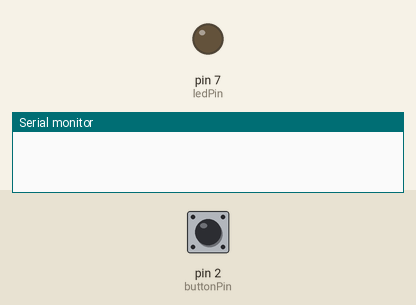
This sketch was run on a simulated Arduino Uno, built with avr-gcc and run on an emulated ATmega328P. Shown: output pins drawn as LEDs (lit = HIGH), the last lines printed to the serial monitor. Dashed ring = blinking. Inputs (shaded band) come from the test bench; at power-on: pin 2 (buttonPin) LOW.

Above: at 1.2 s.
1.3 s: pin 2 (buttonPin) pulled HIGH for 0.15 s
At 1.37 s:
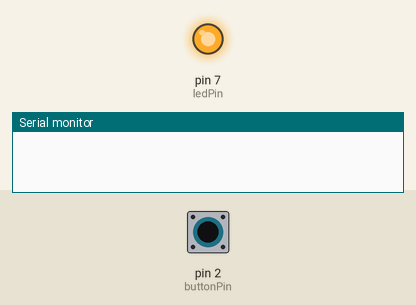
2.9 s: pin 2 (buttonPin) pulled HIGH for 1 s
At 5.3 s:
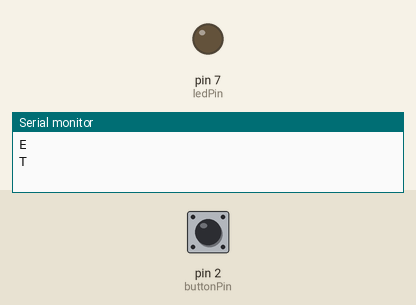
5.8 s: pin 2 (buttonPin) pulled HIGH for 3.2 s
At 6.8 s:
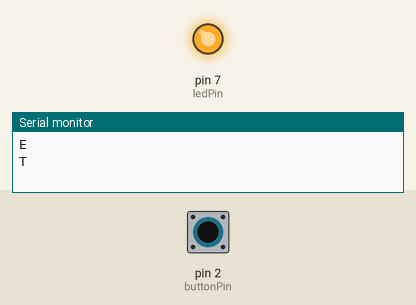
10.5 s: pin 2 (buttonPin) pulsed HIGH 2 times (0.12 s each, 0.3 s apart)
At 10.56 s:
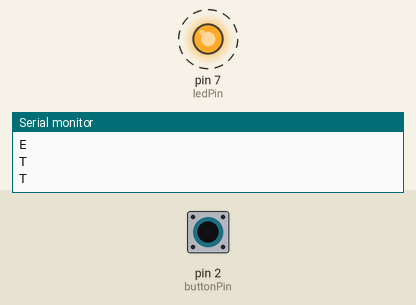
12.8 s: pin 2 (buttonPin) pulsed HIGH 5 times (0.12 s each, 0.3 s apart)
At 15.0 s:
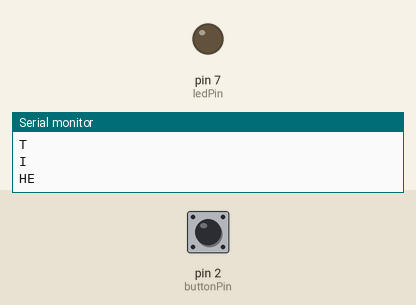
Timing chart, 0 to 16.5 s (numbered marks = the images above; inputs shaded):
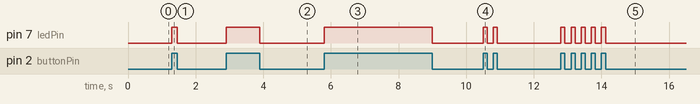

Measured:
- after the input at 1.3 s, pin 7 (ledPin): LOW → HIGH at once, → LOW 0.15 s later
- after the input at 2.9 s, pin 7 (ledPin): LOW → HIGH at once, → LOW 1.0 s later
- after the input at 5.8 s, pin 7 (ledPin): LOW → HIGH at once, → LOW 3.2 s later
- after the input at 10.5 s, pin 7 (ledPin): alternates HIGH for 0.12 s and LOW for 0.18 s, 4 changes in all, then stays LOW, starting at once
- after the input at 12.8 s, pin 7 (ledPin): alternates HIGH for 0.12 s and LOW for 0.18 s, 10 changes in all, then stays LOW, starting at once

The sketch:

ArduinoMorseCode.ino
```cpp
/*
  Arduino Morse Code

  When the push button is pressed, the LED lights up as an indicator. The Morse Code conversion algorithm is composed of 4 timed components. A simple button press (less than 150 ms) means a `dot` is generated, while a longer press (less than 400 ms) produces a `dash`. For differentiating between each letter, a time-gap between each sequence (of `dots` and `dashes`) is calculated. If this time is less than 650 ms, then a letter is generated (only if the combination/sequence is valid). For any more time-gap, the program assumes that the word has been formed and goes to print on the next line.

  - `dash` is approximately 3 times as long as the `dot`
  -  time-gap between letters is approximately 9 times as long as the `dot`
  -  time-gap between words is approximately 13 times as long as the `dot`


  The circuit:
  - LED attached from pin 7 to ground
  - 10 kilohm resistor attached from pin 7 to ground
  - pushbutton attached from pin 2 to +5V
  - 10 kilohm resistor attached from pin 2 to ground

  created 24 Feb 2020
  by Hritik Aggarwal

  This code is in the public domain.
*/

const int ledPin =  7;
const int buttonPin =  2;

const unsigned long dotInterval = 50;
const unsigned long dashInterval = 150;
const unsigned long letterInterval = 425;
const unsigned long wordInterval = 650;

unsigned long currentMillis;
unsigned long prevMillis;

int millisFlag;
int letterFlag;
int wordFlag;
int wordBreak;

String wordFull;

void setup() {
  Serial.begin(9600);

  pinMode(buttonPin, INPUT);
  pinMode(ledPin, OUTPUT);

  millisFlag = 0;
  prevMillis = 0;

  wordFull = "";
  wordBreak = 0;
}

void loop() {

  int buttonState = digitalRead(buttonPin);

  if (buttonState == HIGH) {
    digitalWrite(ledPin, HIGH);
    if (millisFlag == 0) {
      prevMillis = millis();
      millisFlag = 1;
    }
  } else {
    currentMillis = millis();
    digitalWrite(ledPin, LOW);

    long diff = currentMillis - prevMillis;

    if (wordFlag == 1 && diff >= wordInterval) {
      Serial.println();

      // self
      wordFlag = 0;
      wordFull = "";

      // lower ones
      letterFlag = 0;
      wordBreak = 0;
      prevMillis = millis();
      millisFlag = 0;
    }

    if (letterFlag == 1 && (wordBreak == 4 || diff >= letterInterval)) {
      // Serial.println("word is = ");
      Serial.print(getLetter(wordFull));
      wordFull = "";

      // upper ones
      wordFlag = 1;

      //self
      letterFlag = 0;
      wordBreak = 0;

      // lower ones
      prevMillis = millis();
      millisFlag = 0;
    }

    if (millisFlag == 1) {
      if (diff >= dashInterval) {
        // Serial.println("dash");
        wordFull += "dash";
        wordBreak++;
      } else if (diff >= dotInterval) {
        // Serial.println("dot");
        wordFull += "dot";
        wordBreak++;
      }

      // upper ones
      letterFlag = 1;

      // self
      prevMillis = millis();
      millisFlag = 0;
    }
  }
}

char getLetter(String checkWord) {
  if (checkWord == "dot") {
    return 'E';
  } else if (checkWord == "dotdot") {
    return 'I';
  } else if (checkWord == "dash") {
    return 'T';
  } else if (checkWord == "dotdotdot") {
    return 'S';
  } else if (checkWord == "dotdash") {
    return 'A';
  } else if (checkWord == "dashdot") {
    return 'N';
  } else if (checkWord == "dotdotdotdot") {
    return 'H';
  } else if (checkWord == "dotdotdash") {
    return 'U';
  } else if (checkWord == "dotdashdot") {
    return 'R';
  } else if (checkWord == "dashdotdot") {
    return 'D';
  } else if (checkWord == "dashdash") {
    return 'M';
  } else if (checkWord == "dotdashdash") {
    return 'W';
  } else if (checkWord == "dashdashdot") {
    return 'G';
  } else if (checkWord == "dotdotdotdash") {
    return 'V';
  } else if (checkWord == "dotdashdotdot") {
    return 'L';
  } else if (checkWord == "dotdotdashdot") {
    return 'F';
  } else if (checkWord == "dashdotdotdot") {
    return 'B';
  } else if (checkWord == "dashdotdash") {
    return 'K';
  } else if (checkWord == "dashdashdash") {
    return 'O';
  } else if (checkWord == "dotdashdashdot") {
    return 'P';
  } else if (checkWord == "dashdotdotdash") {
    return 'X';
  } else if (checkWord == "dashdotdashdot") {
    return 'C';
  } else if (checkWord == "dashdashdotdot") {
    return 'Z';
  } else if (checkWord == "dotdashdashdash") {
    return 'J';
  } else if (checkWord == "dashdotdashdash") {
    return 'Y';
  } else if (checkWord == "dashdashdotdash") {
    return 'Q';
  } else {
    return '_';
  }
}
```
